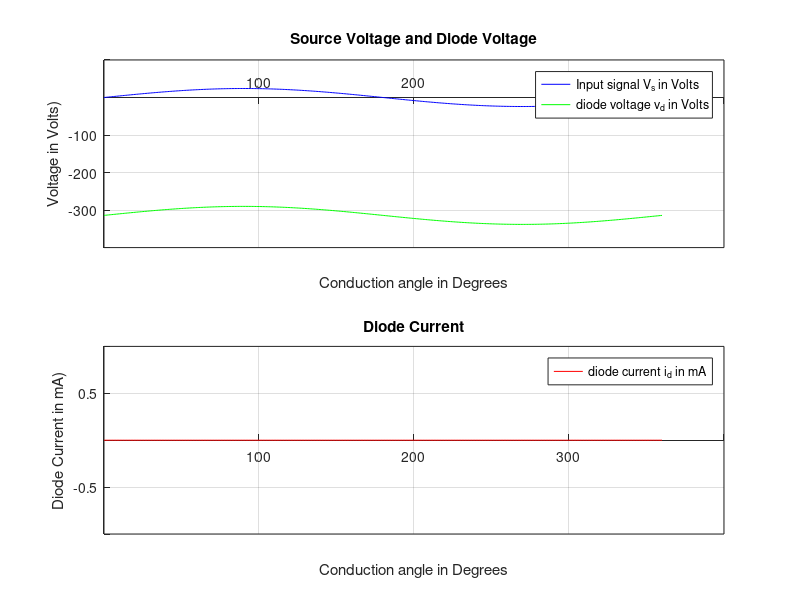

The MATLAB script that drew this image:
V_B=...;  %Battery voltage in volts 
R=...;  %limiting current resistor in ohms
V_gamma=...;  %Diode cut-in voltage in Volts 
w=2*pi*50; %angular frequency in rad/s 
t=linspace(0,0.02,360); %time interval for the plot
theta=rad2deg(t*w); %the angle theta 
v_s=24.*sind(theta); %the input signal; 
for n=1:360 
   if (v_s(n)>=V_gamma+V_B)  %forward bias condition 
      i_diode(n)=(v_s(n)-(V_gamma+V_B)).*1000/R; %diode current in mA 
                     %when in conduction 
     v_diode(n)=V_gamma; %diode voltage when conducting is simply
               %the cut-in voltage   
        else
        v_diode(n)=v_s(n)-V_B;  %reverse bias condition 
                  % is the sum of the battery voltage and 
                 %source voltage-the polarity   
                %of the source changes making the two                               
               %voltages additive in the negative   
             %direction   
i_diode(n)=0;   
end
end
figure %plotting the graphs
 subplot(2,1,1) 
 plot(theta,v_s,'b',theta,v_diode,'g');
 grid on 
 set(gca,'XAxisLocation','origin','YAxisLocation','origin')%Matlab version newer than 2015
 title('Source Voltage and Diode Voltage');
 xlabel('Conduction angle in Degrees');
 ylabel('Voltage in Volts)'); 
 legend('Input signal V_s in Volts','diode voltage v_d in Volts');
 subplot(2,1,2)
plot(theta,i_diode,'r'); 
title('Diode Current');
 xlabel('Conduction angle in Degrees');  
 ylabel('Diode Current in mA)'); 
 legend('diode current i_d in mA'); 
 grid on
set(gca,'XAxisLocation','origin','YAxisLocation','origin')% matlab version newer than 2015  
